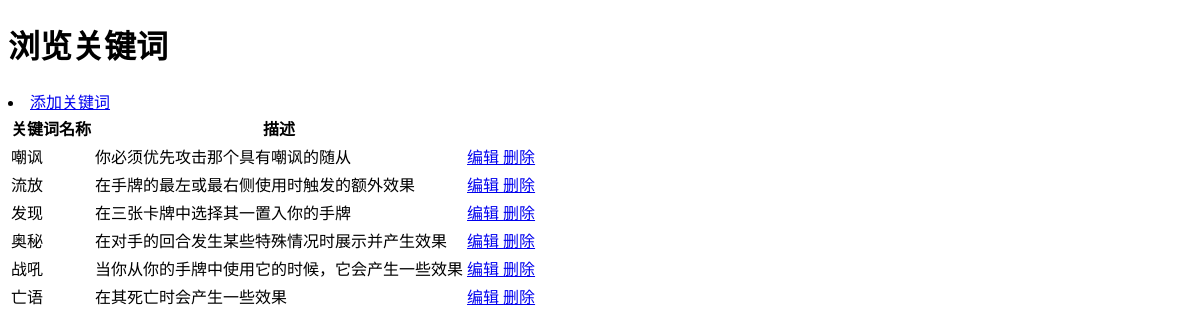
The app's page /keyword_list, older data.
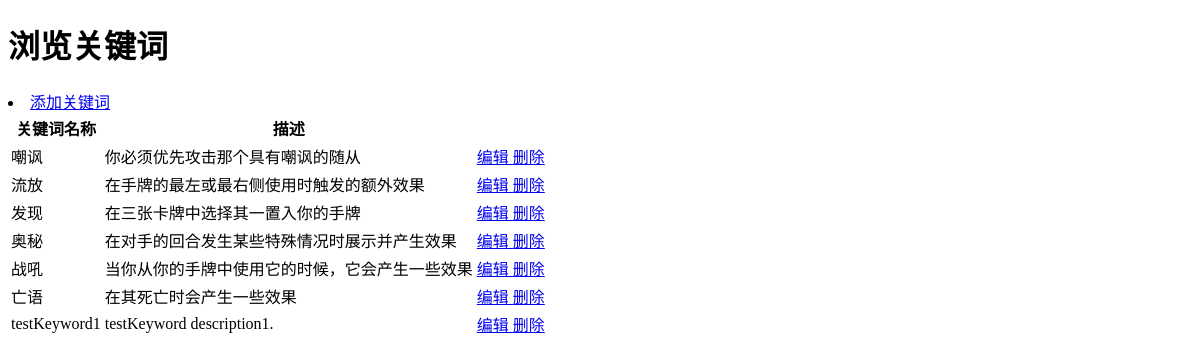
The same page, newer data.
### Hs/models.py (models this page shows, shortened)
class Keyword(models.Model):
    id = models.AutoField('关键词id', primary_key=True)
    name = models.CharField('关键词名称', max_length=64)
    description = models.CharField('描述', max_length=64)
    class Meta:
        verbose_name = '关键词'
        verbose_name_plural = verbose_name

### Hs/views.py (the view)
# urls.py: path('keyword_list', views.keyword_list, name='keyword_list'),
def keyword_list(request):
    keyword = models.Keyword.objects.all()
    return render(request, 'Hs/keyword_list.html', {'keyword_list': keyword})

### templates/Hs/keyword_list.html (shortened to what this page needs)
{% load static %}
<!doctype html>
<html>
<head>
    <link href="{% static 'CSS/cards.css' %}" type="text/css" rel="stylesheet">
</head>
<body>
    <h1>浏览关键词</h1>
    <li><a href="{% url 'Hs:keyword_add' %}" target="_blank">添加关键词</a></li>
    <table class="table table-striped table-bordered">
        <thead>
        <tr>
            <th>关键词名称</th>
            <th>描述</th>
        </tr>
        </thead>
        <tbody>
        {% for keyword in keyword_list %}
            <tr>
                <td>{{ keyword.name }}</td>
                <td>{{ keyword.description }}</td>
                <td class="text-center">
                    <a class="btn btn-info btn-sm" href="/keyword_edit/?id={{ keyword.id }}">编辑
                    </a>
                    <a class="btn btn-danger btn-sm" href="/keyword_drop/?id={{ keyword.id }}">删除
                    </a>
                </td>
            </tr>
        {% endfor %}
        </tbody>
    </table>
</body>
</html>

Row changes from the older to the newer data that the page shows:
added Keyword: name "testKeyword1", description "testKeyword description1."
